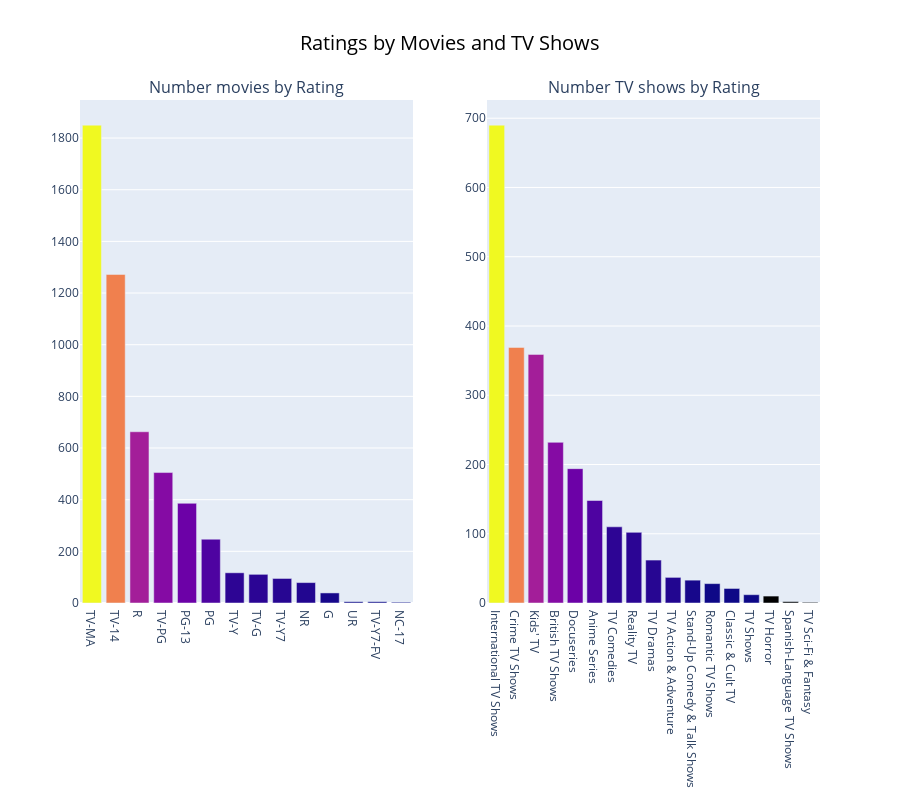

The notebook cell saved with this chart:
### Code cell
B = df[df['type']=='Movie']['rating'].value_counts()
B = B.reset_index()
B.columns=['rating','Count']
C = df[df['type']=='TV Show']['genre'].value_counts()
C = C.reset_index()
C.columns=['rating','Count']

plt.figure(figsize=(18,6.5))
fig = make_subplots(rows=1,cols=2,subplot_titles=('Number movies by Rating', 'Number TV shows by Rating'))
sns.set_style('whitegrid')

fig.add_trace(
    go.Bar(x=B['rating'],y=B['Count'],marker=dict(color=B['Count'])),row=1,col=1)

fig.add_trace(go.Bar(x=C['rating'],y=C['Count'],marker=dict(color=B['Count'])),row=1,col=2)
fig.update_yaxes(mirror=True)
fig.update_layout(title=dict(text='Ratings by Movies and TV Shows',x=0.5,font=dict(size=20, color='black')),height=800,
                  showlegend=False)
fig.show()

### Figure 1 — Plotly figure (JSON) as saved in the notebook; plotly's stock layout.template omitted (floating-point values rounded to 4 significant figures)
{"data": [{"marker": {"color": [1850, 1272, 663, 505, 386, 247, 117, 111, 95, 79, 39, 5, 5, 3]}, "type": "bar", "x": ["TV-MA", "TV-14", "R", "TV-PG", "PG-13", "PG", "TV-Y", "TV-G", "TV-Y7", "NR", "G", "UR", "TV-Y7-FV", "NC-17"], "xaxis": "x", "y": [1850, 1272, 663, 505, 386, 247, 117, 111, 95, 79, 39, 5, 5, 3], "yaxis": "y"}, {"marker": {"color": [1850, 1272, 663, 505, 386, 247, 117, 111, 95, 79, 39, 5, 5, 3]}, "type": "bar", "x": ["International TV Shows", "Crime TV Shows", "Kids' TV", "British TV Shows", "Docuseries", "Anime Series", "TV Comedies", "Reality TV", "TV Dramas", "TV Action & Adventure", "Stand-Up Comedy & Talk Shows", "Romantic TV Shows", "Classic & Cult TV", "TV Shows", "TV Horror", "Spanish-Language TV Shows", "TV Sci-Fi & Fantasy"], "xaxis": "x2", "y": [690, 369, 359, 232, 194, 148, 110, 102, 62, 37, 33, 28, 21, 12, 10, 2, 1], "yaxis": "y2"}], "layout": {"annotations": [{"font": {"size": 16}, "showarrow": false, "text": "Number movies by Rating", "x": 0.225, "xanchor": "center", "xref": "paper", "y": 1, "yanchor": "bottom", "yref": "paper"}, {"font": {"size": 16}, "showarrow": false, "text": "Number TV shows by Rating", "x": 0.775, "xanchor": "center", "xref": "paper", "y": 1, "yanchor": "bottom", "yref": "paper"}], "height": 800, "showlegend": false, "title": {"font": {"color": "black", "size": 20}, "text": "Ratings by Movies and TV Shows", "x": 0.5}, "xaxis": {"anchor": "y", "domain": [0, 0.45]}, "xaxis2": {"anchor": "y2", "domain": [0.55, 1]}, "yaxis": {"anchor": "x", "domain": [0, 1], "mirror": true}, "yaxis2": {"anchor": "x2", "domain": [0, 1], "mirror": true}}}
